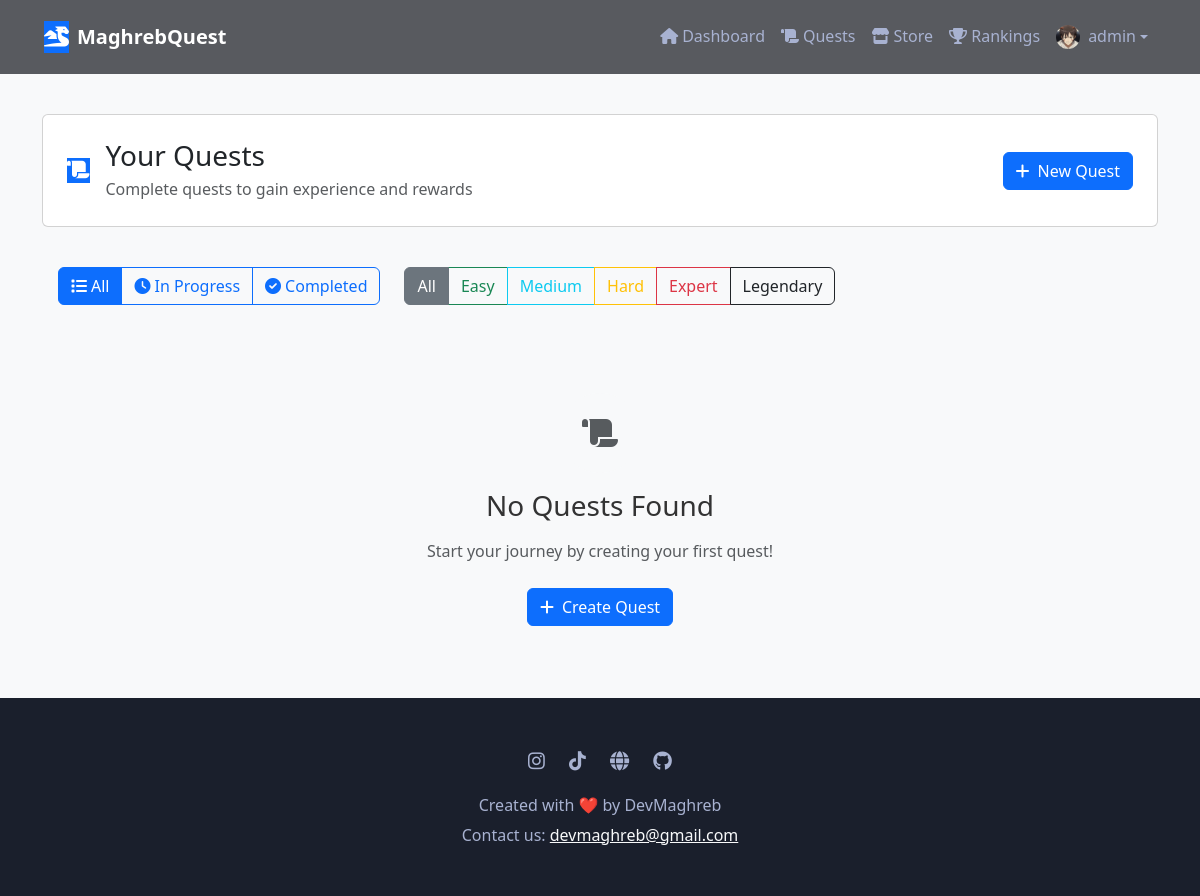
Before: /quests/ (signed in) with the older database file.
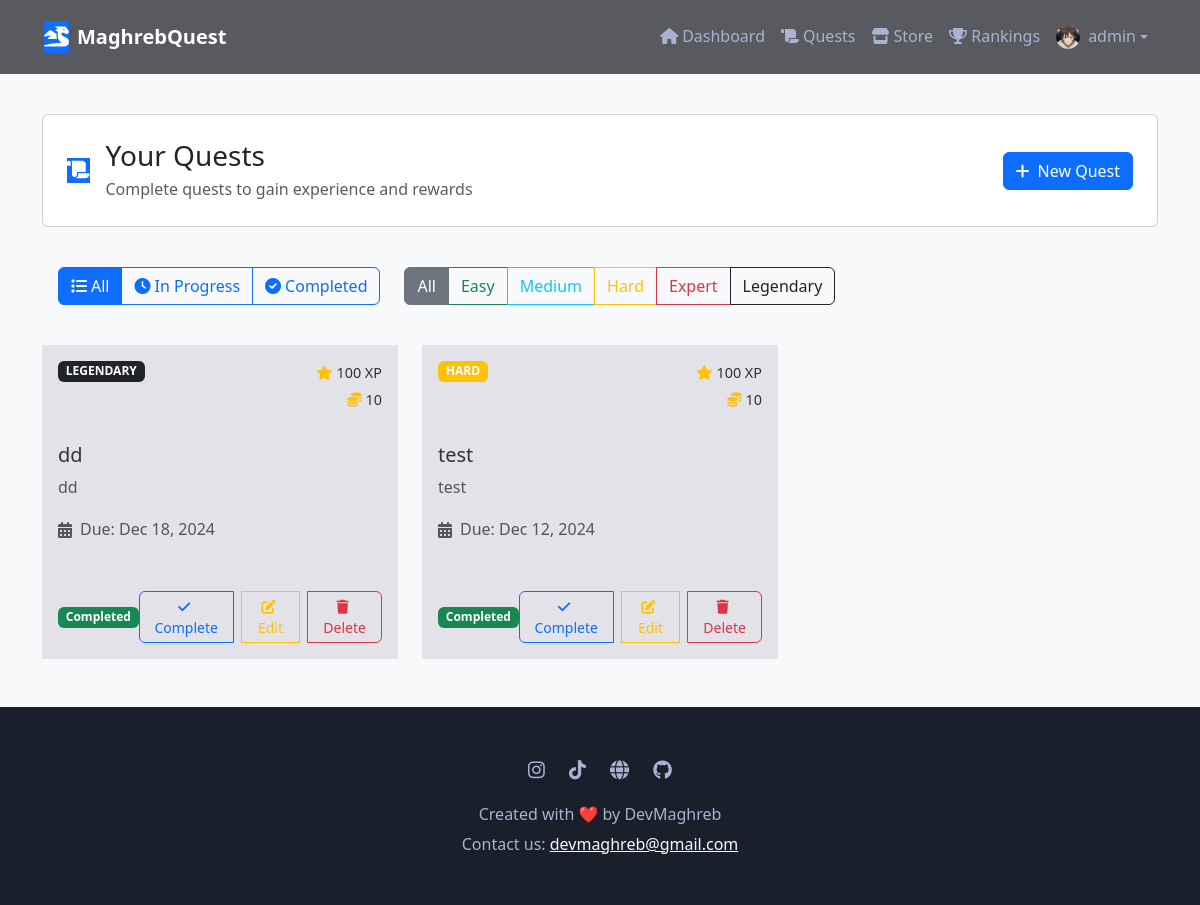
After: the same page with the newer database file.
### core/models.py (models this page shows, shortened)
class Quest(models.Model):
    QUEST_STATUS = [
        ('not_started', 'Not Started'),
        ('in_progress', 'In Progress'),
        ('completed', 'Completed'),
        ('failed', 'Failed')
    ]
    DIFFICULTY_CHOICES = [
        (1, 'EASY'),
        (2, 'MEDIUM'),
        (3, 'HARD'),
        (4, 'EXPERT'),
        (5, 'LEGENDARY')
    ]
    QUEST_TYPES = [
        ('strength', 'Strength'),
        ('agility', 'Agility'),
        ('vitality', 'Vitality'),
        ('sense', 'Sense'),
        ('intelligence', 'Intelligence'),
        ('general', 'General')
    ]
    title = models.CharField(max_length=200)
    description = models.TextField()
    quest_type = models.CharField(
        max_length=20,
        choices=QUEST_TYPES,
        default='general'
    )
    difficulty = models.IntegerField(
        choices=DIFFICULTY_CHOICES,
        default=1,
        help_text="Quest difficulty level"
    )
    reward_xp = models.IntegerField(default=100)
    reward_coins = models.IntegerField(default=10)
    required_level = models.IntegerField(default=1)
    deadline = models.DateTimeField(null=True, blank=True)
    status = models.CharField(max_length=20, choices=QUEST_STATUS, default='not_started')
    user = models.ForeignKey(User, on_delete=models.CASCADE)
    goal = models.ForeignKey('Goal', on_delete=models.CASCADE, related_name='quests', null=True, blank=True)
    created_at = models.DateTimeField(auto_now_add=True)
    updated_at = models.DateTimeField(auto_now=True)
    completed_at = models.DateTimeField(null=True, blank=True)
    def get_difficulty_color(self):
        colors = {
            1: 'success',   # Easy
            2: 'info',      # Medium
            3: 'warning',   # Hard
            4: 'danger',    # Expert
            5: 'dark'       # Legendary
        }
        return colors.get(self.difficulty, 'secondary')
    def get_status_color(self):
        colors = {
            'not_started': 'secondary',
            'in_progress': 'primary',
            'completed': 'success',
            'failed': 'danger'
        }
        return colors.get(self.status, 'secondary')
    class Meta:
        indexes = [
            models.Index(fields=['user', 'status']),
            models.Index(fields=['goal', 'status']),
            models.Index(fields=['completed_at']),
        ]
        ordering = ['-created_at']

### core/views.py (the view)
# urls.py: path('quests/', views.quest_list, name='quest_list'),
@login_required
def quest_list(request):
    quests = Quest.objects.filter(user=request.user)
    goals = Goal.objects.filter(user=request.user, is_active=True)
    status = request.GET.get('status')
    if status:
        quests = quests.filter(status=status)
    difficulty = request.GET.get('difficulty')
    if difficulty:
        quests = quests.filter(difficulty=int(difficulty))
    goal_id = request.GET.get('goal')
    if goal_id:
        quests = quests.filter(goal_id=goal_id)
    search = request.GET.get('search')
    if search:
        quests = quests.filter(title__icontains=search) | quests.filter(description__icontains=search)
    quests = quests.order_by('-created_at')
    paginator = Paginator(quests, 9)  # Show 9 quests per page
    page = request.GET.get('page')
    try:
        quests = paginator.page(page)
    except PageNotAnInteger:
        quests = paginator.page(1)
    except EmptyPage:
        quests = paginator.page(paginator.num_pages)
    context = {
        'quests': quests,
        'goals': goals,
        'is_paginated': True if paginator.num_pages > 1 else False,
        'page_obj': quests,
        'now': timezone.now(),  # Add current time for deadline comparison
    }
    return render(request, 'core/quest_list.html', context)

### templates/core/quest_list.html (shortened to what the changed rows need)
{% extends 'core/base.html' %}
{% load static %}
{% load custom_filters %}
{% block content %}
<div class="container py-4">
    <div class="row mb-4">
        <div class="col-12">
            <div class="card p-4" data-aos="fade-up">
                <div class="d-flex justify-content-between align-items-center">
                    <div class="d-flex align-items-center">
                        <div>
                            <h1 class="h3 mb-1">Your Quests</h1>
                        </div>
                    </div>
                </div>
            </div>
        </div>
    </div>
    <div class="row" id="quest-grid">
        {% for quest in quests %}
        <div class="col-md-6 col-lg-4 mb-4 quest-item"
             data-status="{{ quest.status|lower }}"
             data-difficulty="{{ quest.difficulty }}"
             data-aos="fade-up"
             data-aos-delay="{{ forloop.counter0|add:1|add:99 }}"
             data-quest-id="{{ quest.id }}">
            <div class="glass-card h-100 quest-card">
                <div class="card-header bg-transparent border-bottom-0 p-3">
                    <div class="d-flex justify-content-between align-items-start">
                        <span class="badge bg-{{ quest.get_difficulty_color }}">
                            {{ quest.get_difficulty_display }}
                        </span>
                        <div class="quest-rewards text-end">
                            <div class="d-flex align-items-center justify-content-end mb-1">
                                <i class="fas fa-star text-warning me-1"></i>
                                <span>{{ quest.reward_xp }} XP</span>
                            </div>
                            <div class="d-flex align-items-center justify-content-end">
                                <i class="fas fa-coins text-warning me-1"></i>
                                <span>{{ quest.reward_coins }}</span>
                            </div>
                        </div>
                    </div>
                </div>
                <div class="card-body p-3">
                    <h5 class="card-title mb-2">{{ quest.title }}</h5>
                    <p class="card-text text-muted mb-3">{{ quest.description }}</p>
                    {% if quest.deadline %}
                    <div class="mb-3">
                        <div class="d-flex align-items-center text-muted">
                            <i class="fas fa-calendar-alt me-2"></i>
                            <span>Due: {{ quest.deadline|date:"M d, Y" }}</span>
                        </div>
                    </div>
                    {% endif %}
                </div>
                <div class="card-footer bg-transparent border-top p-3">
                    <div class="d-flex justify-content-between align-items-center">
                        <span class="badge bg-{{ quest.get_status_color }}">
                            {{ quest.get_status_display }}
                        </span>
                        <div class="btn-group">
                            <button class="btn btn-sm btn-outline-primary me-2" onclick="completeQuest({{ quest.id }})">
                                <i class="fas fa-check me-1"></i>Complete
                            </button>
                            <button class="btn btn-sm btn-outline-warning me-2" data-bs-toggle="modal" data-bs-target="#editQuestModal{{ quest.id }}">
                                <i class="fas fa-edit me-1"></i>Edit
                            </button>
                            <button class="btn btn-sm btn-outline-danger" onclick="deleteQuest({{ quest.id }})">
                                <i class="fas fa-trash me-1"></i>Delete
                            </button>
                        </div>
                    </div>
                </div>
            </div>
        </div>
        {% empty %}
        <div class="col-12">
            <div class="glass-card p-5 text-center" data-aos="fade-up">
                <div class="empty-state">
                    <div class="icon-container bg-light mb-3 mx-auto">
                        <i class="fas fa-scroll fa-2x text-muted"></i>
                    </div>
                    <h3 class="mb-3">No Quests Found</h3>
                    <p class="text-muted mb-4">Start your journey by creating your first quest!</p>
                    <a href="{% url 'quest_create' %}" class="btn btn-primary">
                        <i class="fas fa-plus me-2"></i>Create Quest
                    </a>
                </div>
            </div>
        </div>
        {% endfor %}
    </div>
</div>
{% endblock %}

Changed rows visible on the page:
added Quest: difficulty "LEGENDARY", reward_xp "100", reward_coins "10", title "dd", description "dd", deadline "Dec 18, 2024", status "Completed"
added Quest: difficulty "HARD", reward_xp "100", reward_coins "10", title "test", description "test", deadline "Dec 12, 2024", status "Completed"
Other visible differences:
text no longer shown: "No Quests Found Start your journey by creating your first quest! Create Quest"
